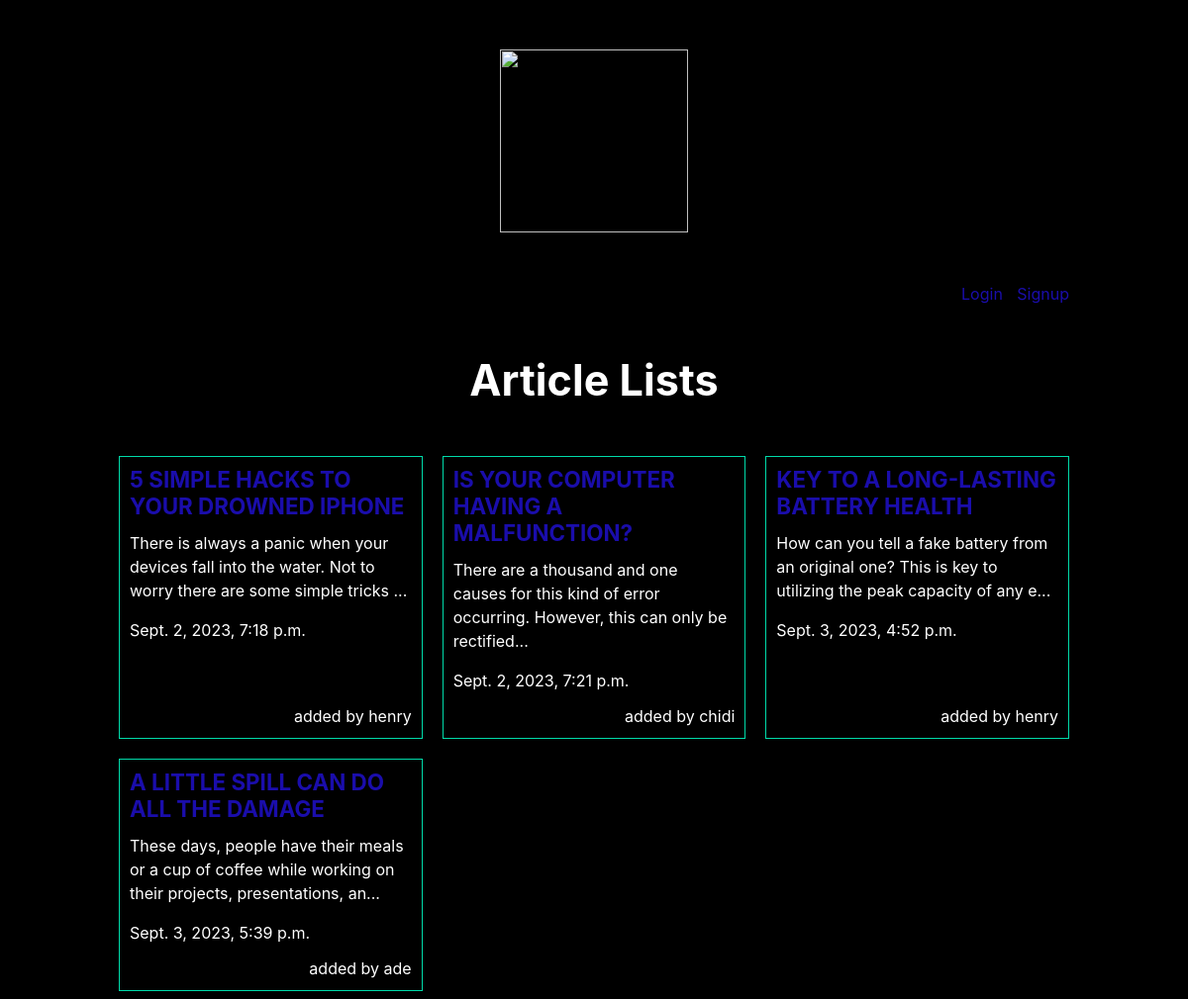
The page / on the database its author committed.
### articles/models.py (models this page shows, shortened)
class Article(models.Model):
    title = models.CharField(max_length = 100)
    slug = models.SlugField()
    body = models.TextField()
    date = models.DateTimeField(auto_now_add = True)
    thumb = models.ImageField(default = 'default.png', blank = True)
    author = models.ForeignKey(User, default=None, on_delete=models.CASCADE)
    def snippet(self):
        return self.body[:105] + '...'

### articles/views.py (the view)
# urls.py: path('', views.article_list, name='list'),
def article_list(request):
  articles = Article.objects.all().order_by('date')
  return render(request, 'articles/article_list.html', {'articles': articles})

### articles/templates/articles/article_list.html (shortened to what this page needs)
{% extends 'base_layout.html' %}
{% block content %}
    {% load static %}
    <link rel="stylesheet" href="{% static 'styles.css' %}">
    <h1>Article Lists</h1>
    <div class = "articles">
        {% for article in articles %}
            <div class = "article">
                <h2><a href = "{% url 'articles:detail' article.slug %}">{{ article.title }}</a></h2>
                <p>{{ article.snippet }}</p>
                <p>{{ article.date }}</p>
                <p class="author">added by {{ article.author.username }}</p>
            </div>
        {% endfor %}
    </div>
{% endblock %}

### templates/base_layout.html (shortened to what this page needs)
<!DOCTYPE html>
<html lang="en">
<head>
    {% load static %}
    <link rel='stylesheet' href="https://stackpath.bootstrapcdn.com/bootstrap/4.3.1/css/bootstrap.min.css">
    <link rel='stylesheet' type='text/css' href="{% static 'styles.css' %}">
</head>
<body>
    <div class = "wrapper">
        <h1><a href ="{% url 'home' %}"> <img src ="{% static 'repair.png' %}" height = 185px, width = 190px/></a></h1>
        <nav>
            <ul>
                {% if user.is_authenticated %}
                    <li>
                        <form class="logout-link" action="{% url 'accounts:logout' %}" method="post">
                        {% csrf_token %}
                        <button type="submit">Logout</button>
                        </form>
                    </li>
                    <li><a href="{% url 'articles:create' %}" class="'highlight">New Article</a></li>
                {% else %}
                    <li><a href="{% url 'accounts:login' %}">Login</a></li>
                    <li><a href="{% url 'accounts:signup' %}">Signup</a></li>
                {% endif %}
            </ul>
        </nav>
        {% block content %}
        {% endblock %}
    </div>
</body>
</html>

### static/styles.css (style rules this page uses)
body { margin: 8px; background-color:black; color: white; font-family: -apple-system, BlinkMacSystemFont, "Segoe UI", Roboto, Oxygen-Sans, Ubuntu, Cantarell, "Helvetica Neue", sans-serif; font-size: 16px; line-height: 1.5; }
h1, h2, h3, h4, h5, h6 { margin-top: 0; margin-bottom: 0.5em; font-weight: bold; line-height: 1.2; }
a { color: #1a0dab; background-color: transparent; text-decoration: none; }
.wrapper { max-width: 960px; margin: 0 auto; }
div.wrapper h1 { text-align: center; margin: 50px auto; font-size: 2.7em; }
nav { justify-self: end; }
nav li { display: inline-block; margin-left: 10px; }
.articles { display: grid; grid-template-columns: 1fr 1fr 1fr; grid-gap: 20px; }
.article { padding: 10px; border: 1px solid #00dbaa; position: relative; padding-bottom: 30px; }
.article h2 { font-size: 1.4em; }
.article .author { padding: 10px; background: 00dbalimegreen; position:absolute; margin:0; bottom:0; right:0; }

### rows shown on the page
Article: title "5 SIMPLE HACKS TO YOUR DROWNED IPHONE", snippet "There is always a panic when your devices fall into the water. Not to worry there are some simple tricks ...", date "Sept. 2, 2023, 7:18 p.m.", author.username "henry"
Article: title "IS YOUR COMPUTER HAVING A MALFUNCTION?", snippet "There are a thousand and one causes for this kind of error occurring. However, this can only be rectified...", date "Sept. 2, 2023, 7:21 p.m.", author.username "chidi"
Article: title "KEY TO A LONG-LASTING BATTERY HEALTH", snippet "How can you tell a fake battery from an original one? This is key to utilizing the peak capacity of any e...", date "Sept. 3, 2023, 4:52 p.m.", author.username "henry"
Article: title "A LITTLE SPILL CAN DO ALL THE DAMAGE", snippet "These days, people have their meals or a cup of coffee while working on their projects, presentations, an...", date "Sept. 3, 2023, 5:39 p.m.", author.username "ade"
